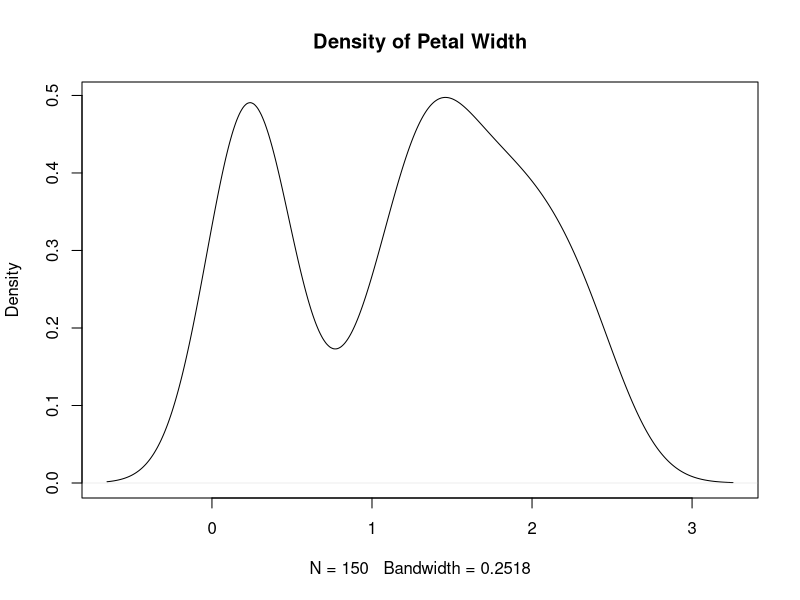

Reproduce this figure in R.
## ---- chunk 1
y <-density(iris$Petal.Width)
## ---- chunk 2
class(y)
## ---- chunk 3
typeof(y)
## ---- chunk 4
str(y)
## ---- chunk 5
#| echo: false
plot(y, main="Density of Petal Width")
## ---- chunk 6
#| echo: false
#test 5
